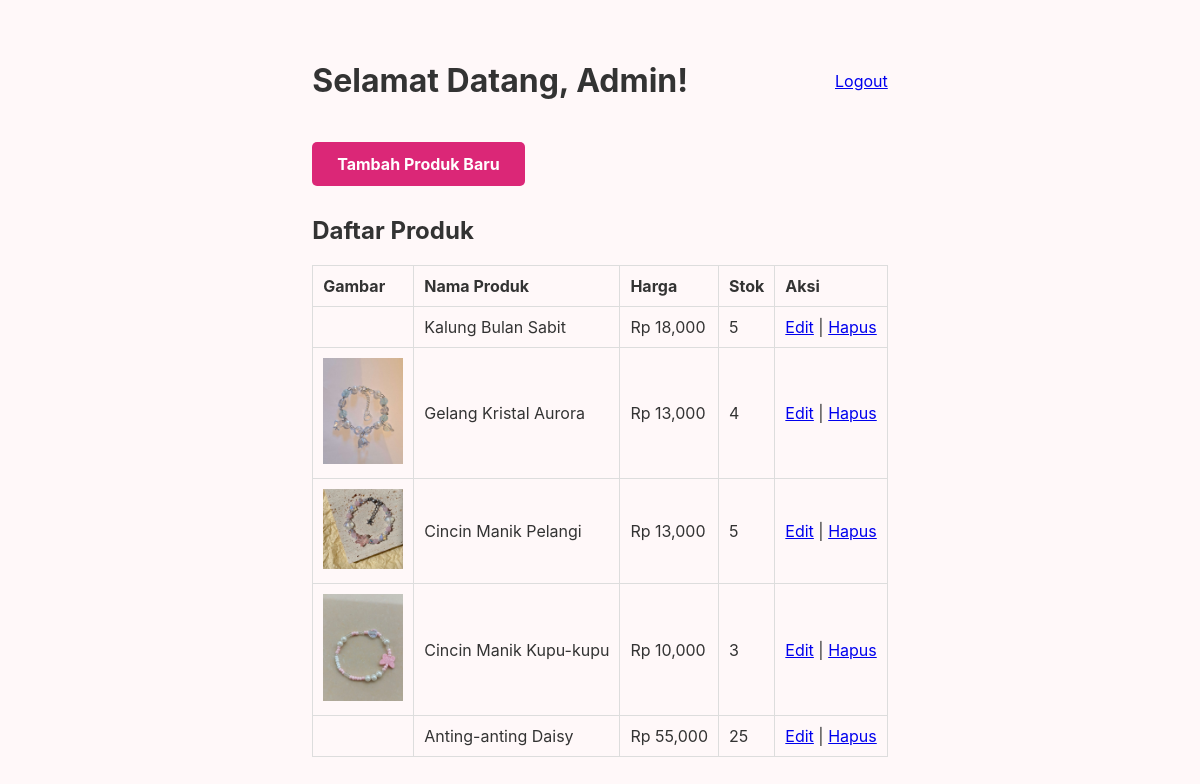
Screenshot of /admin/dashboard.php (signed in) with the database file from the repository.
### tables this page shows
CREATE TABLE `produk` (
  `id` int(11) NOT NULL,
  `nama_produk` varchar(255) NOT NULL,
  `deskripsi` text DEFAULT NULL,
  `harga` decimal(10,2) NOT NULL,
  `gambar` varchar(255) DEFAULT NULL,
  `stok` int(11) DEFAULT 10,
  `created_at` timestamp NOT NULL DEFAULT current_timestamp()
);

### admin/dashboard.php (the view, shortened to what this page needs)
<?php
include '../includes/db.php';
?>
<!DOCTYPE html>
<html lang="id">
<head>
    <link rel="stylesheet" href="../css/style.css">
</head>
<body>
    <div class="admin-container">
        <div class="admin-header">
            <h1>Selamat Datang, Admin!</h1>
            <a href="logout.php">Logout</a>
        </div>
        <a href="tambah_produk.php" class="btn">Tambah Produk Baru</a>
        <h2 style="margin-top: 30px;">Daftar Produk</h2>
        <table class="admin-table">
            <thead>
                <tr>
                    <th>Gambar</th>
                    <th>Nama Produk</th>
                    <th>Harga</th>
                    <th>Stok</th>
                    <th>Aksi</th>
                </tr>
            </thead>
            <tbody>
                <?php
                $sql = "SELECT * FROM produk ORDER BY id DESC";
                $result = $conn->query($sql);
                while($row = $result->fetch_assoc()):
                ?>
                <tr>
                    <td><img src="../img/<?php echo htmlspecialchars($row['gambar']); ?>" alt=""></td>
                    <td><?php echo htmlspecialchars($row['nama_produk']); ?></td>
                    <td>Rp <?php echo number_format($row['harga']); ?></td>
                    <td><?php echo $row['stok']; ?></td>
                    <td>
                        <a href="edit_produk.php?id=<?php echo $row['id']; ?>">Edit</a> |
                        <a href="hapus_produk.php?id=<?php echo $row['id']; ?>" onclick="return confirm('Yakin ingin menghapus produk ini?')">Hapus</a>
                    </td>
                </tr>
                <?php endwhile; ?>
            </tbody>
        </table>
    </div>
</body>
</html>

### css/style.css (style rules this page uses)
:root { --primary-color: #DB2777; --secondary-color: #FBCFE8; --dark-color: #4A2328; --light-color: #FFF8F9; --text-color: #333; }
body { margin: 0; font-family: 'Inter', sans-serif; background-color: var(--light-color); color: var(--text-color); display: flex; flex-direction: column; min-height: 100vh; }
.btn { display: inline-block; background-color: var(--primary-color); color: white; padding: 12px 25px; text-decoration: none; border-radius: 5px; font-weight: bold; transition: transform 0.2s; }

### admin/dashboard.php (style rules this page uses)
.admin-container { max-width: 1000px; margin: 20px auto; padding: 20px; }
.admin-header { display: flex; justify-content: space-between; align-items: center; margin-bottom: 20px; }
.admin-table { width: 100%; border-collapse: collapse; }
.admin-table th, .admin-table td { padding: 10px; border: 1px solid #ddd; text-align: left; }
.admin-table img { max-width: 80px; }

### rows the page displays
produk: nama_produk "Kalung Bulan Sabit", harga "18,000", stok "5"
produk: gambar (picture), nama_produk "Gelang Kristal Aurora", harga "13,000", stok "4"
produk: gambar (picture), nama_produk "Cincin Manik Pelangi", harga "13,000", stok "5"
produk: gambar (picture), nama_produk "Cincin Manik Kupu-kupu", harga "10,000", stok "3"
produk: nama_produk "Anting-anting Daisy", harga "55,000", stok "25"
